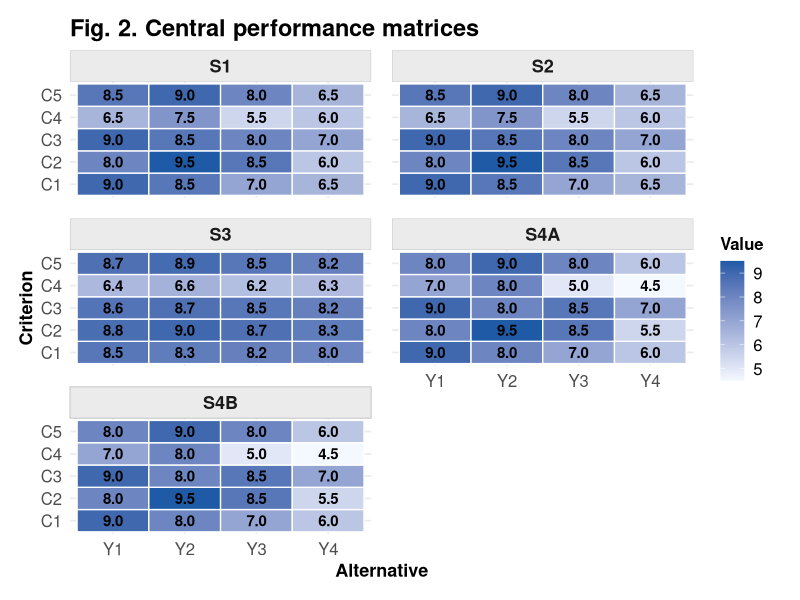
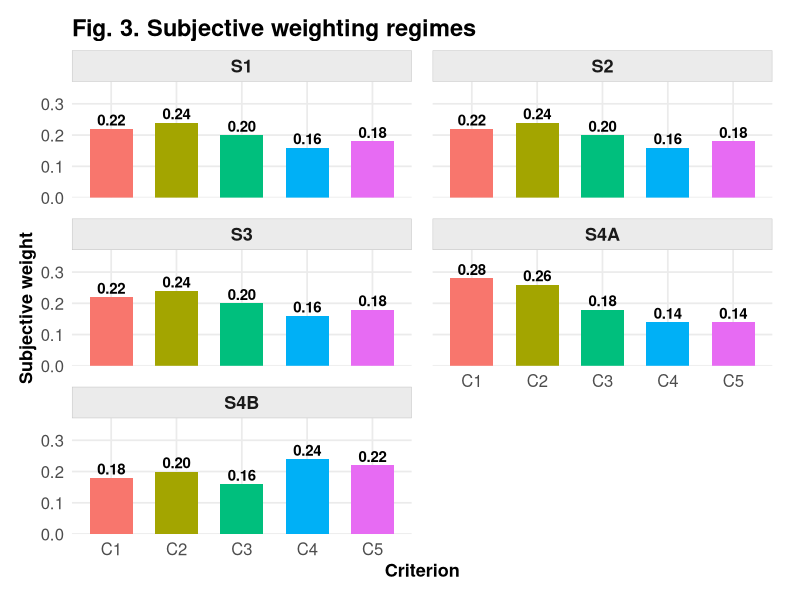
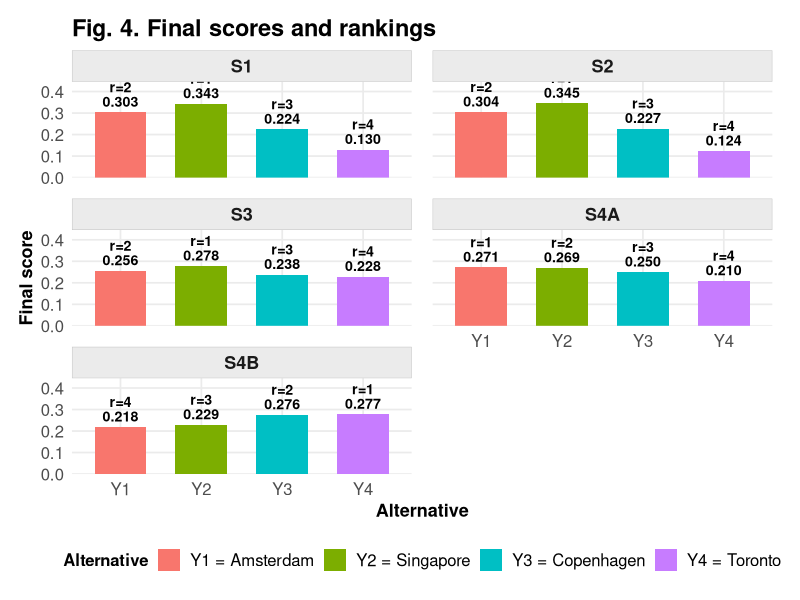
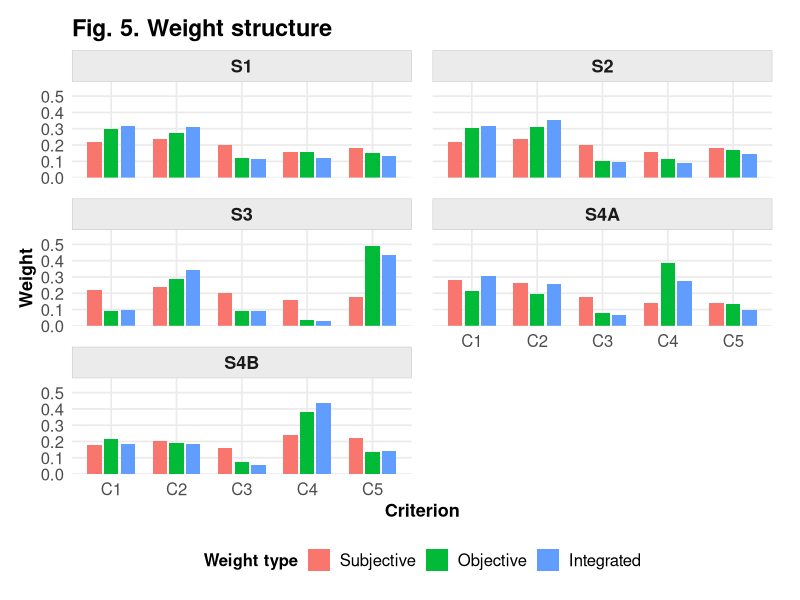
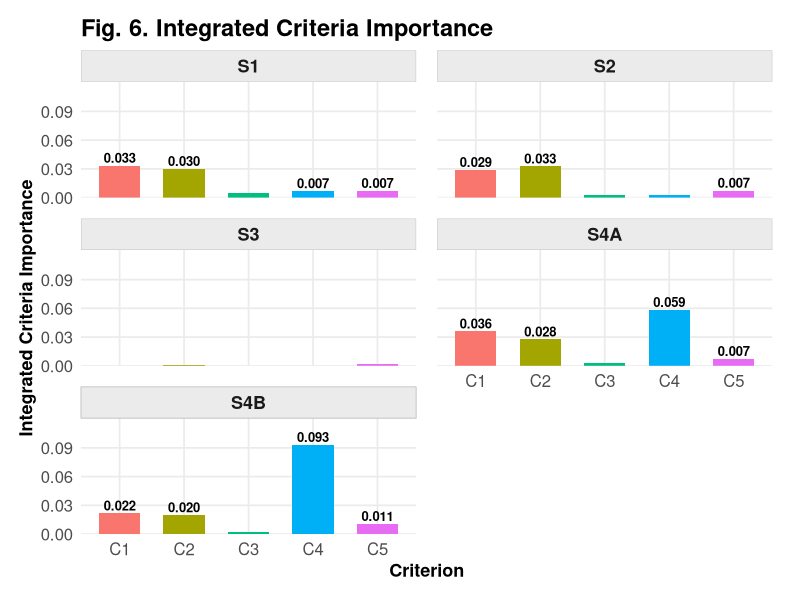
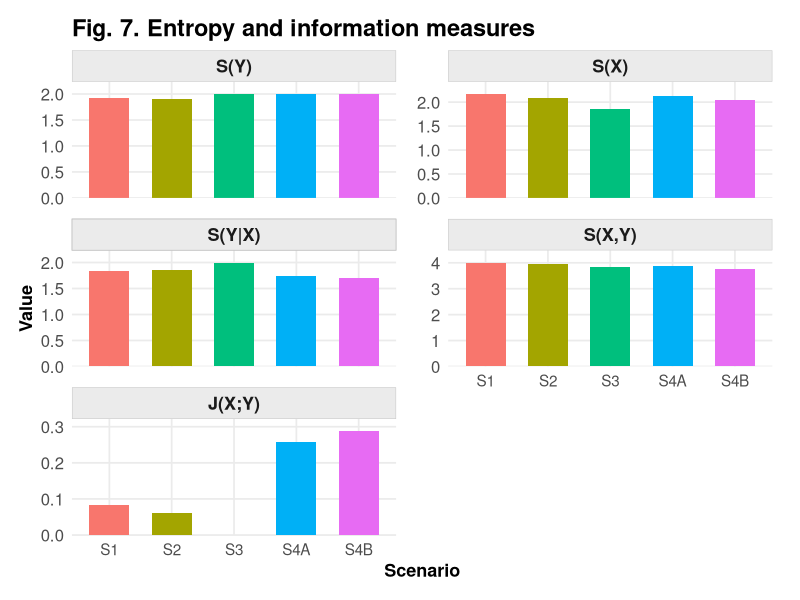
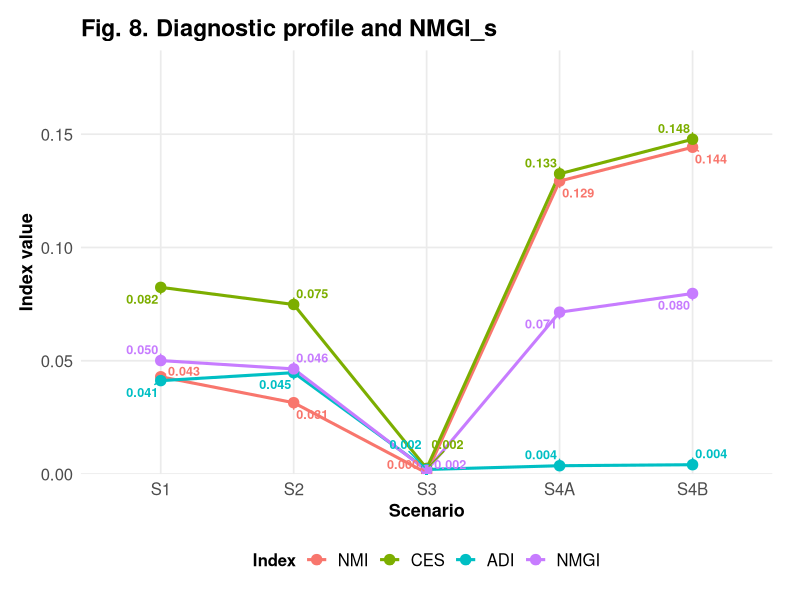
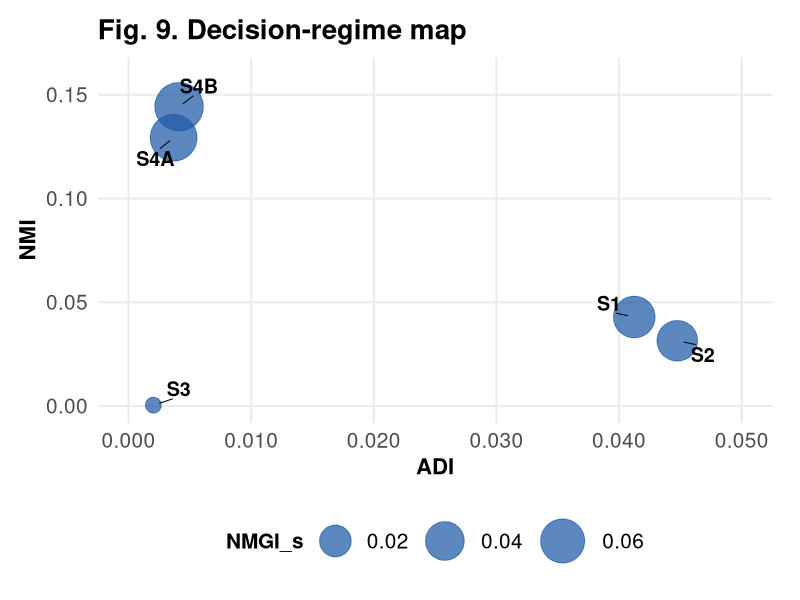

The R source for these figures, in order:

###############################################################################
# ES-MADM III - Final Standalone Manuscript Figure Script
#
# Reproduces Figures 2-13 with improved readability:
# - Short scenario labels (S1, S2, S3, S4A, S4B).
# - Page-oriented figures with short titles and controlled labels.
# - Numeric annotations are reduced/removed where they caused overlap.
# - Figure 7 corrected: independent y-axis per entropy/information measure.
# - Benchmark labels corrected: "linear PROMETHEE-type", not "V-shape".
# - S3 benchmark correlation shown as "undefined", not "n/a".
# - Figure 1 is intentionally not generated.
# - CSF is not used.
# - Alternative labels and undefined benchmark labels are spaced to avoid overlap.
# - Page-friendly aspect ratios avoid excessive downscaling inside Word manuscripts.
# - Figures are printed to the RStudio Plots pane and are not saved automatically.
###############################################################################

req <- c("ggplot2", "dplyr", "tidyr", "scales", "ggrepel", "tibble", "grid")
missing <- req[!sapply(req, requireNamespace, quietly = TRUE)]
if (length(missing) > 0) stop(sprintf("Missing required packages: %s", paste(missing, collapse = ", ")))

library(ggplot2)
library(dplyr)
library(tidyr)
library(scales)
library(ggrepel)
library(tibble)
library(grid)

###############################################################################
# Plot handling: RStudio Plots pane first, optional export only on demand
###############################################################################

# Default behavior:
#   - Figures are NOT saved automatically.
#   - Figures are printed directly to the RStudio Plots pane.
#   - All plot objects are stored in plot_list and also assigned to the Global
#     Environment using their figure-file names without ".png".
#
# To browse the generated figures:
#   - Use the left/right arrows in the RStudio Plots tab.
#   - Resize the Plots pane and then call show_plot("Figure_4_Final_ES_MADM_III_Scores_and_Rankings")
#     to redraw a specific figure at the new pane size.
#
# To export later only if needed:
#   - Set EXPORT_PLOTS <- TRUE before running the script, or
#   - Use export_plot("Figure_4_Final_ES_MADM_III_Scores_and_Rankings", width = 8, height = 6).
#
# To export benchmark CSV tables later:
#   - Set EXPORT_TABLES <- TRUE before running the script, or
#   - Use write.csv() manually on promethee_results, benchmark_comparison, or rank_summary.

DISPLAY_IN_PLOTS_PANE <- TRUE
EXPORT_PLOTS <- FALSE
EXPORT_TABLES <- FALSE

out_dir <- file.path(getwd(), "ES_MADM_III_Final_Figures")
plot_list <- list()

safe_print_plot <- function(p, plot_name = "plot") {
  # RStudio's plot device can occasionally throw a grid depth(NULL) error
  # after several sequential ggplot prints. This wrapper prevents the script
  # from stopping, resets the graphics device once, and retries the display.
  tryCatch(
    {
      print(p)
      invisible(TRUE)
    },
    error = function(e1) {
      message(sprintf("Automatic display failed for %s: %s", plot_name, conditionMessage(e1)))
      message("Resetting graphics device and retrying once...")
      try(grDevices::graphics.off(), silent = TRUE)
      tryCatch(
        {
          print(p)
          invisible(TRUE)
        },
        error = function(e2) {
          message(sprintf("Retry also failed for %s: %s", plot_name, conditionMessage(e2)))
          message(sprintf("The plot object was still stored. Use show_plot('%s') after resizing/resetting the Plots pane.", plot_name))
          invisible(FALSE)
        }
      )
    }
  )
}

register_plot <- function(p, filename = NULL) {
  plot_name <- if (is.null(filename)) {
    paste0("plot_", length(plot_list) + 1)
  } else {
    sub("\\.png$", "", basename(filename))
  }
  plot_list[[plot_name]] <<- p
  assign(plot_name, p, envir = .GlobalEnv)
  invisible(plot_name)
}

save_plot <- function(p, filename, width = 8.2, height = 6.2, dpi = 600) {
  plot_name <- register_plot(p, filename)

  # Print directly into the RStudio Plots pane, without stopping the script
  # if the plot device temporarily fails.
  if (DISPLAY_IN_PLOTS_PANE) {
    safe_print_plot(p, plot_name)
  }

  # Optional export. Disabled by default.
  if (EXPORT_PLOTS) {
    if (!dir.exists(out_dir)) dir.create(out_dir, recursive = TRUE)
    ggsave(file.path(out_dir, filename), p,
           width = width, height = height, dpi = dpi, bg = "white")
  }

  invisible(p)
}

list_plots <- function() {
  names(plot_list)
}

show_plot <- function(name) {
  if (!name %in% names(plot_list)) {
    stop(sprintf("Plot '%s' not found. Use list_plots() to see available plots.", name))
  }
  safe_print_plot(plot_list[[name]], name)
  invisible(plot_list[[name]])
}

show_all_plots <- function() {
  invisible(mapply(function(p, nm) safe_print_plot(p, nm), plot_list, names(plot_list)))
}

export_plot <- function(name, file = NULL, width = 8.2, height = 6.2, dpi = 600) {
  if (!name %in% names(plot_list)) {
    stop(sprintf("Plot '%s' not found. Use list_plots() to see available plots.", name))
  }
  if (is.null(file)) {
    if (!dir.exists(out_dir)) dir.create(out_dir, recursive = TRUE)
    file <- file.path(out_dir, paste0(name, ".png"))
  }
  ggsave(file, plot_list[[name]], width = width, height = height, dpi = dpi, bg = "white")
  invisible(file)
}

theme_es <- function(base_size = 15) {
  theme_minimal(base_size = base_size) +
    theme(
      plot.title = element_text(face = "bold", size = base_size + 4, hjust = 0),
      plot.subtitle = element_text(size = base_size - 1, hjust = 0, margin = margin(b = 8)),
      axis.title = element_text(face = "bold", size = base_size),
      axis.text = element_text(size = base_size - 1),
      axis.text.x = element_text(angle = 0, hjust = 0.5),
      strip.text = element_text(face = "bold", size = base_size),
      strip.background = element_rect(fill = "grey92", color = "grey75", linewidth = 0.3),
      panel.spacing = unit(1.05, "lines"),
      panel.grid.minor = element_blank(),
      legend.title = element_text(face = "bold", size = base_size - 1),
      legend.text = element_text(size = base_size - 1),
      legend.position = "bottom",
      plot.margin = margin(14, 20, 14, 14)
    )
}

theme_es_facets <- function(base_size = 15) {
  theme_es(base_size) +
    theme(
      strip.text = element_text(face = "bold", size = base_size),
      strip.background = element_rect(fill = "grey92", color = "grey75", linewidth = 0.3),
      panel.spacing = unit(1.10, "lines")
    )
}


scenario_levels <- c("S1", "S2", "S3", "S4A", "S4B")
criterion_levels <- c("C1", "C2", "C3", "C4", "C5")
alternative_levels <- c("A1", "A2", "A3", "A4")
alt_labels <- c(A1 = "Y1", A2 = "Y2", A3 = "Y3", A4 = "Y4")
alt_legend_labels <- c(A1 = "Y1 = Amsterdam", A2 = "Y2 = Singapore", A3 = "Y3 = Copenhagen", A4 = "Y4 = Toronto")
alt_mapping_text <- "Alternative mapping: Y1 = Amsterdam; Y2 = Singapore; Y3 = Copenhagen; Y4 = Toronto."
scenario_subtitle <- "S1: baseline; S2: high uncertainty; S3: reduced separability; S4A: performance-focused conflict; S4B: cost/resilience-focused conflict"

read_block <- function(txt) read.table(text = txt, header = TRUE, stringsAsFactors = FALSE)

###############################################################################
# 1. Embedded case-study outputs
###############################################################################

central <- read_block("
Scenario Criterion A1 A2 A3 A4
S1 C1 9.0 8.5 7.0 6.5
S1 C2 8.0 9.5 8.5 6.0
S1 C3 9.0 8.5 8.0 7.0
S1 C4 6.5 7.5 5.5 6.0
S1 C5 8.5 9.0 8.0 6.5
S2 C1 9.0 8.5 7.0 6.5
S2 C2 8.0 9.5 8.5 6.0
S2 C3 9.0 8.5 8.0 7.0
S2 C4 6.5 7.5 5.5 6.0
S2 C5 8.5 9.0 8.0 6.5
S3 C1 8.5 8.3 8.2 8.0
S3 C2 8.8 9.0 8.7 8.3
S3 C3 8.6 8.7 8.5 8.2
S3 C4 6.4 6.6 6.2 6.3
S3 C5 8.7 8.9 8.5 8.2
S4A C1 9.0 8.0 7.0 6.0
S4A C2 8.0 9.5 8.5 5.5
S4A C3 9.0 8.0 8.5 7.0
S4A C4 7.0 8.0 5.0 4.5
S4A C5 8.0 9.0 8.0 6.0
S4B C1 9.0 8.0 7.0 6.0
S4B C2 8.0 9.5 8.5 5.5
S4B C3 9.0 8.0 8.5 7.0
S4B C4 7.0 8.0 5.0 4.5
S4B C5 8.0 9.0 8.0 6.0
") %>% mutate(Scenario = factor(Scenario, levels = scenario_levels),
              Criterion = factor(Criterion, levels = criterion_levels))

spread <- read_block("
Scenario Criterion A1 A2 A3 A4
S1 C1 0.5 0.5 0.5 0.5
S1 C2 0.5 0.5 0.5 0.5
S1 C3 0.4 0.4 0.4 0.4
S1 C4 0.5 0.5 0.5 0.5
S1 C5 0.4 0.4 0.4 0.4
S2 C1 1.0 1.0 1.0 1.0
S2 C2 1.0 1.0 1.0 1.0
S2 C3 0.8 0.8 0.8 0.8
S2 C4 1.0 1.0 1.0 1.0
S2 C5 0.8 0.8 0.8 0.8
S3 C1 0.3 0.3 0.3 0.3
S3 C2 0.3 0.3 0.3 0.3
S3 C3 0.3 0.3 0.3 0.3
S3 C4 0.3 0.3 0.3 0.3
S3 C5 0.3 0.3 0.3 0.3
S4A C1 0.5 0.5 0.5 0.5
S4A C2 0.5 0.5 0.5 0.5
S4A C3 0.4 0.4 0.4 0.4
S4A C4 0.5 0.5 0.5 0.5
S4A C5 0.4 0.4 0.4 0.4
S4B C1 0.5 0.5 0.5 0.5
S4B C2 0.5 0.5 0.5 0.5
S4B C3 0.4 0.4 0.4 0.4
S4B C4 0.5 0.5 0.5 0.5
S4B C5 0.4 0.4 0.4 0.4
") %>% mutate(Scenario = factor(Scenario, levels = scenario_levels),
              Criterion = factor(Criterion, levels = criterion_levels))

subjective <- read_block("
Scenario Criterion xSBJ
S1 C1 0.22
S1 C2 0.24
S1 C3 0.20
S1 C4 0.16
S1 C5 0.18
S2 C1 0.22
S2 C2 0.24
S2 C3 0.20
S2 C4 0.16
S2 C5 0.18
S3 C1 0.22
S3 C2 0.24
S3 C3 0.20
S3 C4 0.16
S3 C5 0.18
S4A C1 0.28
S4A C2 0.26
S4A C3 0.18
S4A C4 0.14
S4A C5 0.14
S4B C1 0.18
S4B C2 0.20
S4B C3 0.16
S4B C4 0.24
S4B C5 0.22
") %>% mutate(Scenario = factor(Scenario, levels = scenario_levels),
              Criterion = factor(Criterion, levels = criterion_levels))

weights <- read_block("
Scenario Criterion xSBJ xOBJ xINT h d ICI
S1 C1 0.22 0.2985633239 0.3166958500 0.8943387802 0.1056612198 0.0334624698
S1 C2 0.24 0.2709675231 0.3135535467 0.9041049026 0.0958950974 0.0300682479
S1 C3 0.20 0.1194674484 0.1152027425 0.9577206063 0.0422793937 0.0048707021
S1 C4 0.16 0.1593053173 0.1228947948 0.9436220299 0.0563779701 0.0069285591
S1 C5 0.18 0.1516963873 0.1316530660 0.9463148215 0.0536851785 0.0070678183
S2 C1 0.22 0.3050843036 0.3188251372 0.9089128528 0.0910871472 0.0290408722
S2 C2 0.24 0.3094334232 0.3527674240 0.9076143629 0.0923856371 0.0325906432
S2 C3 0.20 0.1021709531 0.0970662874 0.9694947484 0.0305052516 0.0029609919
S2 C4 0.16 0.1147222635 0.0871918793 0.9657476493 0.0342523507 0.0029864280
S2 C5 0.18 0.1685890567 0.1441492722 0.9496651655 0.0503348345 0.0072557336
S3 C1 0.22 0.0914688313 0.0995355717 0.9993112964 0.0006887036 0.0000685505
S3 C2 0.24 0.2902371513 0.3445456321 0.9978146941 0.0021853059 0.0007529376
S3 C3 0.20 0.0928377693 0.0918405087 0.9993009853 0.0006990147 0.0000641976
S3 C4 0.16 0.0379693206 0.0300491950 0.9997137710 0.0002862290 0.0000086009
S3 C5 0.18 0.4874869275 0.4340290925 0.9963302150 0.0036697850 0.0015930816
S4A C1 0.28 0.2125933508 0.3036772620 0.8812912377 0.1187087623 0.0360491519
S4A C2 0.26 0.1935500032 0.2567267349 0.8919247416 0.1080752584 0.0277458082
S4A C3 0.18 0.0757173928 0.0695300790 0.9577206063 0.0422793937 0.0029396896
S4A C4 0.14 0.3830346978 0.2735714165 0.7861194872 0.2138805128 0.0585115949
S4A C5 0.14 0.1351045553 0.0964945076 0.9245597547 0.0754402453 0.0072795693
S4B C1 0.18 0.2125933508 0.1815804955 0.8812912377 0.1187087623 0.0215551959
S4B C2 0.20 0.1935500032 0.1836835198 0.8919247416 0.1080752584 0.0198516439
S4B C3 0.16 0.0757173928 0.0574860738 0.9577206063 0.0422793937 0.0024304763
S4B C4 0.24 0.3830346978 0.4362107590 0.7861194872 0.2138805128 0.0932969808
S4B C5 0.22 0.1351045553 0.1410391518 0.9245597547 0.0754402453 0.0106400282
") %>% mutate(Scenario = factor(Scenario, levels = scenario_levels),
              Criterion = factor(Criterion, levels = criterion_levels))

alt_scores <- read_block("
Scenario Alternative Score Rank
S1 A2 0.3432563265 1
S1 A1 0.3026929468 2
S1 A3 0.2240963445 3
S1 A4 0.1299543822 4
S2 A2 0.3451500942 1
S2 A1 0.3038630834 2
S2 A3 0.2274778933 3
S2 A4 0.1235089291 4
S3 A2 0.2777236849 1
S3 A1 0.2559545286 2
S3 A3 0.2378346450 3
S3 A4 0.2284871415 4
S4A A1 0.2714207510 1
S4A A2 0.2694221508 2
S4A A3 0.2496405311 3
S4A A4 0.2095165672 4
S4B A4 0.2771218721 1
S4B A3 0.2756562110 2
S4B A2 0.2291013506 3
S4B A1 0.2181205663 4
") %>% mutate(Scenario = factor(Scenario, levels = scenario_levels),
              Alternative = factor(Alternative, levels = alternative_levels))

entropy <- read_block("
Scenario SY SX SY_given_X SXY JXY
S1 1.9175190744 2.1659668774 1.8352044055 4.0011712830 0.0823146689
S2 1.9104976530 2.0923868850 1.8503306622 3.9427175472 0.0601669908
S3 1.9959489584 1.8519066542 1.9950252637 3.8469319178 0.0009236947
S4A 1.9926435892 2.1302836739 1.7349483722 3.8652320461 0.2576952170
S4B 1.9917503696 2.0535141655 1.7044513497 3.7579655152 0.2872990199
") %>% mutate(Scenario = factor(Scenario, levels = scenario_levels))

diagnostics <- read_block("
Scenario NMI CES ADI NMGI
S1 0.0429276923 0.0823977972 0.0412404628 0.0500885788
S2 0.0314928368 0.0748346689 0.0447511735 0.0463936331
S3 0.0004627847 0.0024873681 0.0020255208 0.0015981938
S4A 0.1293232861 0.1325258139 0.0036782054 0.0714530387
S4B 0.1442444918 0.1477743252 0.0041248152 0.0796990797
") %>% mutate(Scenario = factor(Scenario, levels = scenario_levels))

nmgi_weights <- read_block("
Index Weight
NMI 0.3329496275
CES 0.2013335815
ADI 0.4657167910
")

###############################################################################
# 2. Fuzzy PROMETHEE II benchmark computation
###############################################################################

a <- 0.50
criterion_type <- c(C1 = "benefit", C2 = "benefit", C3 = "benefit", C4 = "cost", C5 = "benefit")
q <- c(C1 = 0.20, C2 = 0.20, C3 = 0.20, C4 = 0.20, C5 = 0.20)
p <- c(C1 = 0.80, C2 = 0.80, C3 = 0.80, C4 = 0.80, C5 = 0.80)

to_matrix <- function(df, scen) {
  z <- df %>% filter(Scenario == scen) %>% arrange(Criterion)
  m <- as.matrix(z[, alternative_levels])
  rownames(m) <- as.character(z$Criterion)
  m
}

pref_linear_promethee <- function(d, q, p) ifelse(d <= q, 0, ifelse(d >= p, 1, (d - q) / (p - q)))

compute_promethee <- function(scen) {
  central_m <- to_matrix(central, scen)
  spread_m <- to_matrix(spread, scen)
  w <- subjective %>% filter(Scenario == scen) %>% arrange(Criterion) %>% pull(xSBJ)
  names(w) <- criterion_levels
  w <- w / sum(w)

  lower <- central_m - (1 - a) * spread_m
  upper <- central_m + (1 - a) * spread_m
  R_lower <- lower
  R_upper <- upper

  for (mu in criterion_levels) {
    if (criterion_type[[mu]] == "benefit") {
      denom <- max(upper[mu, ])
      R_lower[mu, ] <- lower[mu, ] / denom
      R_upper[mu, ] <- upper[mu, ] / denom
    } else {
      reference <- min(lower[mu, ])
      R_lower[mu, ] <- reference / upper[mu, ]
      R_upper[mu, ] <- reference / lower[mu, ]
    }
  }

  n <- length(alternative_levels)
  pi_lower <- matrix(0, n, n, dimnames = list(alternative_levels, alternative_levels))
  pi_upper <- matrix(0, n, n, dimnames = list(alternative_levels, alternative_levels))

  for (i in alternative_levels) {
    for (j in alternative_levels) {
      if (i == j) next
      lower_sum <- 0
      upper_sum <- 0
      for (mu in criterion_levels) {
        d_lower <- R_lower[mu, i] - R_upper[mu, j]
        d_upper <- R_upper[mu, i] - R_lower[mu, j]
        lower_sum <- lower_sum + w[[mu]] * pref_linear_promethee(d_lower, q[[mu]], p[[mu]])
        upper_sum <- upper_sum + w[[mu]] * pref_linear_promethee(d_upper, q[[mu]], p[[mu]])
      }
      pi_lower[i, j] <- lower_sum
      pi_upper[i, j] <- upper_sum
    }
  }

  phi_plus_lower <- rowSums(pi_lower) / (n - 1)
  phi_plus_upper <- rowSums(pi_upper) / (n - 1)
  phi_minus_lower <- colSums(pi_lower) / (n - 1)
  phi_minus_upper <- colSums(pi_upper) / (n - 1)

  out <- data.frame(
    Scenario = scen,
    Alternative = alternative_levels,
    PhiPlus_L = as.numeric(phi_plus_lower[alternative_levels]),
    PhiPlus_U = as.numeric(phi_plus_upper[alternative_levels]),
    PhiMinus_L = as.numeric(phi_minus_lower[alternative_levels]),
    PhiMinus_U = as.numeric(phi_minus_upper[alternative_levels]),
    PhiNet_L = as.numeric(phi_plus_lower[alternative_levels] - phi_minus_upper[alternative_levels]),
    PhiNet_U = as.numeric(phi_plus_upper[alternative_levels] - phi_minus_lower[alternative_levels])
  )
  out$PhiNet_star <- (out$PhiNet_L + out$PhiNet_U) / 2
  out$PROMETHEE_Rank <- rank(-out$PhiNet_star, ties.method = "min")
  out
}

promethee_results <- bind_rows(lapply(scenario_levels, compute_promethee)) %>%
  mutate(Scenario = factor(Scenario, levels = scenario_levels),
         Alternative = factor(Alternative, levels = alternative_levels))

benchmark_comparison <- promethee_results %>%
  left_join(
    alt_scores %>% rename(ES_MADM_III_Score = Score, ES_MADM_III_Rank = Rank),
    by = c("Scenario", "Alternative")
  ) %>%
  mutate(Rank_Difference = PROMETHEE_Rank - ES_MADM_III_Rank)

safe_cor <- function(x, y, method) {
  if (length(unique(x)) < 2 || length(unique(y)) < 2) return(NA_real_)
  suppressWarnings(cor(x, y, method = method))
}

rank_summary <- benchmark_comparison %>%
  group_by(Scenario) %>%
  summarise(
    Spearman_rho = safe_cor(PROMETHEE_Rank, ES_MADM_III_Rank, "spearman"),
    Kendall_tau = safe_cor(PROMETHEE_Rank, ES_MADM_III_Rank, "kendall"),
    .groups = "drop"
  ) %>%
  mutate(
    CorrLabel = ifelse(
      is.na(Spearman_rho),
      paste0(as.character(Scenario), "\nrho: undefined; tau: undefined"),
      paste0(as.character(Scenario), "\nrho=", sprintf("%.2f", Spearman_rho),
             "; tau=", sprintf("%.2f", Kendall_tau))
    )
  )

if (EXPORT_TABLES) {
  if (!dir.exists(out_dir)) dir.create(out_dir, recursive = TRUE)
  write.csv(promethee_results,
            file.path(out_dir, "All_Scenarios_Fuzzy_PROMETHEE_II_Flows.csv"),
            row.names = FALSE)
  write.csv(benchmark_comparison,
            file.path(out_dir, "All_Scenarios_ES_MADM_III_vs_Fuzzy_PROMETHEE_Comparison.csv"),
            row.names = FALSE)
  write.csv(rank_summary,
            file.path(out_dir, "All_Scenarios_Benchmark_Rank_Correlations.csv"),
            row.names = FALSE)
}

###############################################################################
# 3. Figures
###############################################################################

central_long <- central %>%
  pivot_longer(all_of(alternative_levels), names_to = "Alternative", values_to = "CentralValue")

p2 <- ggplot(central_long, aes(x = Alternative, y = Criterion, fill = CentralValue)) +
  geom_tile(color = "white", linewidth = 0.45) +
  geom_text(aes(label = sprintf("%.1f", CentralValue)), size = 3.8, fontface = "bold") +
  facet_wrap(~Scenario, ncol = 2) +
  scale_x_discrete(labels = alt_labels) +
  scale_fill_gradient(low = "#f4f8ff", high = "#1f5aa6", name = "Value") +
  labs(title = "Fig. 2. Central performance matrices",
       x = "Alternative", y = "Criterion") +
  theme_es(13) +
  theme(axis.text.x = element_text(size = 12),
        axis.text.y = element_text(size = 12),
        legend.position = "right")
save_plot(p2, "Figure_2_Central_Performance_Matrices.png", width = 7.8, height = 8.8)

p3 <- ggplot(subjective, aes(x = Criterion, y = xSBJ, fill = Criterion)) +
  geom_col(width = 0.66, show.legend = FALSE) +
  geom_text(aes(label = sprintf("%.2f", xSBJ)), vjust = -0.30, size = 3.8, fontface = "bold") +
  facet_wrap(~Scenario, ncol = 2) +
  scale_y_continuous(limits = c(0, 0.34), expand = expansion(mult = c(0, 0.09))) +
  labs(title = "Fig. 3. Subjective weighting regimes",
       x = "Criterion", y = "Subjective weight") +
  theme_es(13)
save_plot(p3, "Figure_3_Subjective_Weight_Regimes.png", width = 7.6, height = 8.4)

p4 <- ggplot(alt_scores, aes(x = Alternative, y = Score, fill = Alternative)) +
  geom_col(width = 0.64) +
  geom_text(aes(label = paste0("r=", Rank, "\n", sprintf("%.3f", Score))),
            vjust = -0.22, size = 3.6, fontface = "bold", lineheight = 0.85) +
  facet_wrap(~Scenario, ncol = 2) +
  scale_x_discrete(labels = alt_labels) +
  scale_fill_discrete(labels = alt_legend_labels, name = "Alternative") +
  scale_y_continuous(limits = c(0, 0.405), expand = expansion(mult = c(0, 0.10))) +
  labs(title = "Fig. 4. Final scores and rankings",
       x = "Alternative", y = "Final score") +
  theme_es(13) +
  theme(axis.text.x = element_text(size = 12),
        legend.position = "bottom",
        legend.box = "horizontal")
save_plot(p4, "Figure_4_Final_ES_MADM_III_Scores_and_Rankings.png", width = 7.8, height = 8.8)

weights_long <- weights %>%
  select(Scenario, Criterion, xSBJ, xOBJ, xINT) %>%
  pivot_longer(c(xSBJ, xOBJ, xINT), names_to = "WeightType", values_to = "Value") %>%
  mutate(WeightType = recode(WeightType, xSBJ = "Subjective", xOBJ = "Objective", xINT = "Integrated"),
         WeightType = factor(WeightType, levels = c("Subjective", "Objective", "Integrated")))

p5 <- ggplot(weights_long, aes(x = Criterion, y = Value, fill = WeightType)) +
  geom_col(position = position_dodge(width = 0.76), width = 0.66) +
  facet_wrap(~Scenario, ncol = 2) +
  scale_y_continuous(limits = c(0, 0.55), expand = expansion(mult = c(0, 0.07))) +
  labs(title = "Fig. 5. Weight structure",
       x = "Criterion", y = "Weight", fill = "Weight type") +
  theme_es(13) +
  theme(legend.position = "bottom")
save_plot(p5, "Figure_5_Weight_Structure.png", width = 7.8, height = 8.8)

p6 <- ggplot(weights, aes(x = Criterion, y = ICI, fill = Criterion)) +
  geom_col(width = 0.64, show.legend = FALSE) +
  geom_text(aes(label = ifelse(ICI >= 0.005, sprintf("%.3f", ICI), "")),
            vjust = -0.28, size = 3.3, fontface = "bold") +
  facet_wrap(~Scenario, ncol = 2) +
  scale_y_continuous(limits = c(0, 0.108), breaks = c(0, 0.03, 0.06, 0.09),
                     expand = expansion(mult = c(0, 0.12))) +
  labs(title = "Fig. 6. Integrated Criteria Importance",
       x = "Criterion", y = "Integrated Criteria Importance") +
  theme_es(13) +
  theme(axis.text.x = element_text(size = 12))
save_plot(p6, "Figure_6_Integrated_Criteria_Importance.png", width = 7.8, height = 8.8)

entropy_long <- entropy %>%
  pivot_longer(c(SY, SX, SY_given_X, SXY, JXY), names_to = "Measure", values_to = "Value") %>%
  mutate(Measure = recode(Measure, SY = "S(Y)", SX = "S(X)", SY_given_X = "S(Y|X)", SXY = "S(X,Y)", JXY = "J(X;Y)"),
         Measure = factor(Measure, levels = c("S(Y)", "S(X)", "S(Y|X)", "S(X,Y)", "J(X;Y)")))

p7 <- ggplot(entropy_long, aes(x = Scenario, y = Value, fill = Scenario)) +
  geom_col(width = 0.64, show.legend = FALSE) +
  facet_wrap(~Measure, ncol = 2, scales = "free_y") +
  scale_y_continuous(expand = expansion(mult = c(0, 0.12))) +
  labs(title = "Fig. 7. Entropy and information measures",
       x = "Scenario", y = "Value") +
  theme_es(13) +
  theme(axis.text.x = element_text(size = 11))
save_plot(p7, "Figure_7_System_Level_Entropy_and_Information_Measures.png", width = 7.8, height = 8.8)

diag_long <- diagnostics %>%
  pivot_longer(c(NMI, CES, ADI, NMGI), names_to = "Index", values_to = "Value") %>%
  mutate(Index = factor(Index, levels = c("NMI", "CES", "ADI", "NMGI")))

p8 <- ggplot(diag_long, aes(x = Scenario, y = Value, group = Index, color = Index)) +
  geom_line(linewidth = 1.05) +
  geom_point(size = 3.2) +
  geom_text_repel(aes(label = sprintf("%.3f", Value)), size = 3.2, fontface = "bold",
                  min.segment.length = 0, box.padding = 0.25, point.padding = 0.25,
                  max.overlaps = Inf, seed = 120) +
  scale_y_continuous(limits = c(0, 0.17), expand = expansion(mult = c(0, 0.10))) +
  labs(title = "Fig. 8. Diagnostic profile and NMGI_s",
       x = "Scenario", y = "Index value", color = "Index") +
  theme_es(13)
save_plot(p8, "Figure_8_Diagnostic_Profile_and_NMGI_Synthesis.png", width = 7.8, height = 6.6)

map_data <- diagnostics %>%
  mutate(Label = as.character(Scenario),
         nudge_x = case_when(Scenario == "S4A" ~ -0.0015, Scenario == "S4B" ~ 0.0016, Scenario == "S3" ~ 0.0012, TRUE ~ 0),
         nudge_y = case_when(Scenario == "S4A" ~ -0.010, Scenario == "S4B" ~ 0.010, Scenario == "S3" ~ 0.006, TRUE ~ 0))

p9 <- ggplot(map_data, aes(x = ADI, y = NMI)) +
  geom_point(aes(size = NMGI), alpha = 0.72, color = "#1f5aa6") +
  geom_text_repel(aes(label = Label), size = 5.0, fontface = "bold",
                  nudge_x = map_data$nudge_x, nudge_y = map_data$nudge_y,
                  min.segment.length = 0, segment.size = 0.35, box.padding = 0.55,
                  point.padding = 0.50, max.overlaps = Inf, seed = 123) +
  scale_size_continuous(range = c(5, 16), name = "NMGI_s") +
  scale_x_continuous(limits = c(0, 0.05), labels = label_number(accuracy = 0.001)) +
  scale_y_continuous(limits = c(0, 0.16), labels = label_number(accuracy = 0.01)) +
  labs(title = "Fig. 9. Decision-regime map",
       x = "ADI", y = "NMI") +
  theme_es(16)
save_plot(p9, "Figure_9_Decision_Regime_Map.png", width = 7.2, height = 6.2)

p10 <- ggplot(nmgi_weights, aes(x = Index, y = Weight, fill = Index)) +
  geom_col(width = 0.62, show.legend = FALSE) +
  geom_text(aes(label = sprintf("%.3f", Weight)), vjust = -0.30, size = 4.2, fontface = "bold") +
  scale_y_continuous(limits = c(0, 0.55), expand = expansion(mult = c(0, 0.11))) +
  labs(title = "Fig. 10. Diagnostic weights for NMGI_s",
       x = "Diagnostic index", y = "Weight") +
  theme_es(13)
save_plot(p10, "Figure_10_Diagnostic_Weights_for_NMGI_Synthesis.png", width = 6.8, height = 5.6)

facet_labels <- rank_summary %>% select(Scenario, CorrLabel)

plot_data <- benchmark_comparison %>%
  left_join(facet_labels, by = "Scenario") %>%
  mutate(CorrLabel = factor(CorrLabel, levels = rank_summary$CorrLabel),
         AlternativeLabel = recode(as.character(Alternative), A1 = "Y1", A2 = "Y2", A3 = "Y3", A4 = "Y4"))

p11 <- ggplot(plot_data, aes(x = PhiNet_star, y = ES_MADM_III_Score)) +
  geom_vline(xintercept = 0, linewidth = 0.35, linetype = "dashed") +
  geom_point(size = 3.4, color = "#1f5aa6") +
  geom_text_repel(aes(label = AlternativeLabel), size = 3.6, fontface = "bold",
                  min.segment.length = 0, box.padding = 0.35, point.padding = 0.30,
                  seed = 123, max.overlaps = Inf) +
  facet_wrap(~CorrLabel, ncol = 2, scales = "free_x") +
  labs(title = "Fig. 11. Benchmark correlation map",
       x = "Fuzzy PROMETHEE II net flow", y = "ES-MADM III score") +
  theme_es(12)
save_plot(p11, "Figure_11_ES_MADM_III_vs_Fuzzy_PROMETHEE_Correlation_Map.png", width = 7.8, height = 8.8)

rank_long <- benchmark_comparison %>%
  transmute(Scenario, Alternative, PROMETHEE_Rank, ES_MADM_III_Rank) %>%
  pivot_longer(c(PROMETHEE_Rank, ES_MADM_III_Rank), names_to = "Method", values_to = "Rank") %>%
  mutate(Method = recode(Method, PROMETHEE_Rank = "Fuzzy PROMETHEE II", ES_MADM_III_Rank = "ES-MADM III"),
         Method = factor(Method, levels = c("Fuzzy PROMETHEE II", "ES-MADM III")),
         AlternativeLabel = recode(as.character(Alternative), A1 = "Y1", A2 = "Y2", A3 = "Y3", A4 = "Y4"))

p12 <- ggplot(rank_long, aes(x = Method, y = Rank, group = AlternativeLabel, color = AlternativeLabel)) +
  geom_line(linewidth = 1.10, alpha = 0.82) +
  geom_point(size = 3.5) +
  facet_wrap(~Scenario, ncol = 2) +
  scale_y_reverse(breaks = 1:4, limits = c(4.25, 0.75)) +
  labs(title = "Fig. 12. Rank transition",
       x = NULL, y = "Rank", color = "Alternative") +
  theme_es(13) +
  theme(axis.text.x = element_text(size = 10),
        legend.position = "bottom",
        legend.box = "horizontal")
save_plot(p12, "Figure_12_Rank_Transition_PROMETHEE_vs_ES_MADM_III.png", width = 7.8, height = 8.8)

concordance_long <- rank_summary %>%
  select(Scenario, Spearman_rho, Kendall_tau) %>%
  pivot_longer(c(Spearman_rho, Kendall_tau), names_to = "Metric", values_to = "Value") %>%
  mutate(Metric = recode(Metric, Spearman_rho = "Spearman rho", Kendall_tau = "Kendall tau"),
         Metric = factor(Metric, levels = c("Spearman rho", "Kendall tau")),
         ValueForPlot = ifelse(is.na(Value), 0, Value),
         Label = ifelse(is.na(Value), "undefined", sprintf("%.2f", Value)),
         LabelY = case_when(
           is.na(Value) & Metric == "Spearman rho" ~ 0.10,
           is.na(Value) & Metric == "Kendall tau" ~ 0.22,
           ValueForPlot >= 0 ~ ValueForPlot + 0.04,
           TRUE ~ ValueForPlot - 0.05
         ))

p13 <- ggplot(concordance_long, aes(x = Scenario, y = ValueForPlot, fill = Metric)) +
  geom_hline(yintercept = 0, linewidth = 0.35) +
  geom_col(position = position_dodge(width = 0.74), width = 0.60) +
  geom_text(aes(y = LabelY, label = Label), position = position_dodge(width = 0.74),
            size = 3.5, fontface = "bold") +
  scale_y_continuous(limits = c(-0.62, 1.18), breaks = seq(-0.5, 1.0, by = 0.25)) +
  labs(title = "Fig. 13. Rank-concordance profile",
       x = "Scenario", y = "Rank-correlation value", fill = "Metric") +
  theme_es(13)
save_plot(p13, "Figure_13_Rank_Concordance_Profile.png", width = 7.4, height = 5.8)

cat("\nES-MADM III figures were generated and sent to the RStudio Plots pane.\n")
cat("No image files were saved automatically because EXPORT_PLOTS = FALSE.\n")
cat("No benchmark CSV files were saved automatically because EXPORT_TABLES = FALSE.\n")
cat("\nIf any automatic display was skipped because of an RStudio plot-device error, the plot object is still stored.\n")
cat("Resize/reset the Plots pane and call show_plot('plot_name') to redraw it.\n")
cat("\nAvailable plot objects:\n")
print(list_plots())
cat("\nExamples:\n")
cat("show_plot('Figure_10_Diagnostic_Weights_for_NMGI_Synthesis')\n")
cat("show_plot('Figure_11_ES_MADM_III_vs_Fuzzy_PROMETHEE_Correlation_Map')\n")
cat("show_all_plots()\n")
cat("export_plot('Figure_4_Final_ES_MADM_III_Scores_and_Rankings', width = 8, height = 6)\n")
